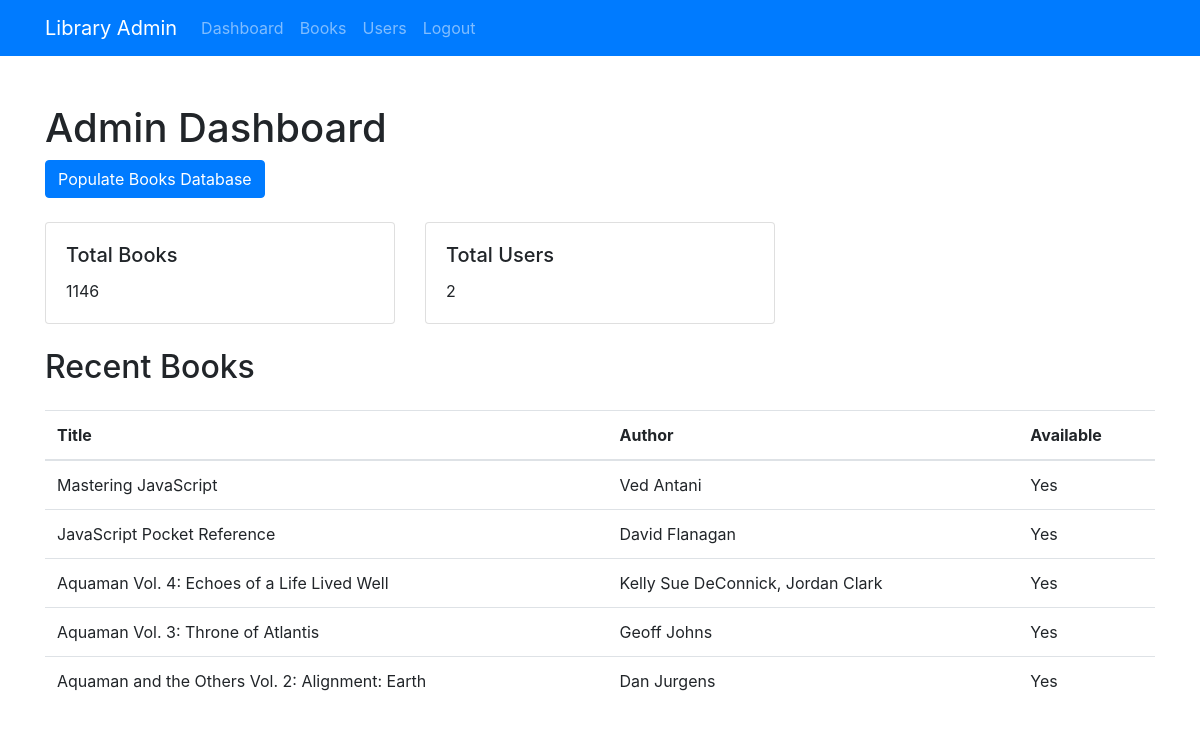
The app's page /admin (signed in), older data.
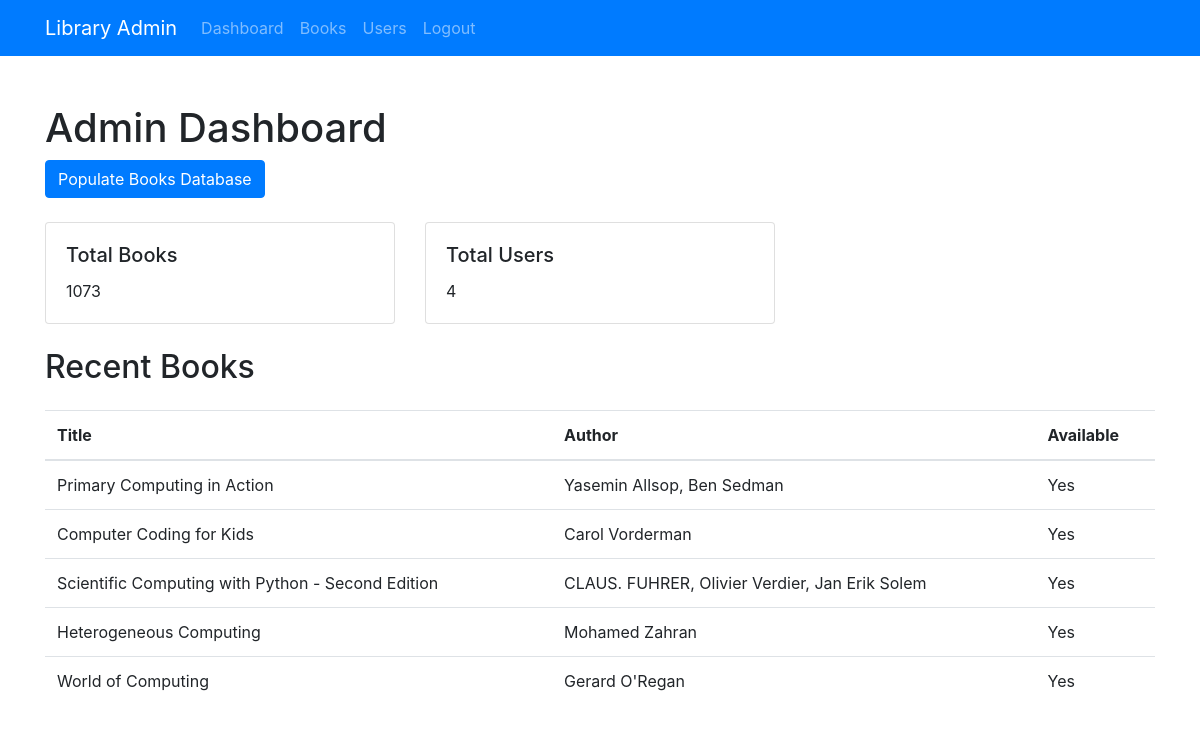
The same page, newer data.
### models.py (models this page shows)
class Book(db.Model):  # Book model representing books in the library
    id = db.Column(db.Integer, primary_key=True)
    google_books_id = db.Column(db.String(50), unique=True, nullable=True)
    title = db.Column(db.String(200), nullable=False)
    author = db.Column(db.String(200), nullable=False)
    description = db.Column(db.Text)
    available = db.Column(db.Boolean, default=True)

### main.py (the view)
@app.route('/admin')
@admin_required
def admin_dashboard():
    total_books = Book.query.count()
    total_users = User.query.count()
    users = User.query.all()
    recent_books = Book.query.order_by(Book.id.desc()).limit(5).all()
    return render_template('admin/dashboard.html',
                           total_books=total_books,
                           total_users=total_users,
                           users=users,
                           recent_books=recent_books)

### main.py (called while the page is built)
def admin_required(f):
    @wraps(f)
    def decorated_function(*args, **kwargs):
        user_id = session.get('user_id')
        if not user_id:
            flash('Please log in first.', 'danger')
            return redirect(url_for('login'))
        user = User.query.get(user_id)
        if not user or not user.is_administrator():
            abort(403)  # Forbidden access
        return f(*args, **kwargs)
    return decorated_function

### models.py (called while the page is built)
    def is_administrator(self):
        return self.is_admin

### templates/admin/dashboard.html (shortened to what this page needs)
<!DOCTYPE html>
<html>
<head>
    <link rel="stylesheet" href="https://stackpath.bootstrapcdn.com/bootstrap/4.5.2/css/bootstrap.min.css">
</head>
<body>
    <nav class="navbar navbar-expand-lg navbar-dark bg-primary">
        <div class="container">
            <a class="navbar-brand" href="{{ url_for('admin_dashboard') }}">Library Admin</a>
            <div class="collapse navbar-collapse" id="navbarNav">
                <ul class="navbar-nav">
                    <li class="nav-item">
                        <a class="nav-link" href="{{ url_for('admin_dashboard') }}">Dashboard</a>
                    </li>
                    <li class="nav-item">
                        <a class="nav-link" href="{{ url_for('admin_books') }}">Books</a>
                    </li>
                    <li class="nav-item">
                        <a class="nav-link" href="{{ url_for('admin_users') }}">Users</a>
                    </li>
                    <li class="nav-item">
                        <a class="nav-link" href="{{ url_for('logout') }}">Logout</a>
                    </li>
                </ul>
            </div>
        </div>
    </nav>
    <div class="container my-5">
        {% block content %}
        <h1>Admin Dashboard</h1>
        <a href="{{ url_for('populate_books') }}" class="btn btn-primary mb-4">Populate Books Database</a>
        <div class="row">
            <div class="col-md-4">
                <div class="card">
                    <div class="card-body">
                        <h5 class="card-title">Total Books</h5>
                        <p class="card-text">{{ total_books }}</p>
                    </div>
                </div>
            </div>
            <div class="col-md-4">
                <div class="card">
                    <div class="card-body">
                        <h5 class="card-title">Total Users</h5>
                        <p class="card-text">{{ total_users }}</p>
                    </div>
                </div>
            </div>
        </div>
        <h2 class="my-4">Recent Books</h2>
        <table class="table">
            <thead>
                <tr>
                    <th>Title</th>
                    <th>Author</th>
                    <th>Available</th>
                </tr>
            </thead>
            <tbody>
                {% for book in recent_books %}
                <tr>
                    <td>{{ book.title }}</td>
                    <td>{{ book.author }}</td>
                    <td>{{ 'Yes' if book.available else 'No' }}</td>
                </tr>
                {% endfor %}
            </tbody>
        </table>
        {% endblock %}
    </div>
</body>
</html>

Row changes from the older to the newer data that the page shows:
no longer on this page (row unchanged): Book: title "Mastering JavaScript", author "Ved Antani", available "Yes"
no longer on this page (row unchanged): Book: title "JavaScript Pocket Reference", author "David Flanagan", available "Yes"
no longer on this page (row unchanged): Book: title "Aquaman Vol. 4: Echoes of a Life Lived Well", author "Kelly Sue DeConnick, Jordan Clark", available "Yes"
no longer on this page (row unchanged): Book: title "Aquaman Vol. 3: Throne of Atlantis", author "Geoff Johns", available "Yes"
no longer on this page (row unchanged): Book: title "Aquaman and the Others Vol. 2: Alignment: Earth", author "Dan Jurgens", available "Yes"
added Book: title "Primary Computing in Action", author "Yasemin Allsop, Ben Sedman", available "Yes"
added Book: title "Computer Coding for Kids", author "Carol Vorderman", available "Yes"
added Book: title "Scientific Computing with Python - Second Edition", author "CLAUS. FUHRER, Olivier Verdier, Jan Erik Solem", available "Yes"
added Book: title "Heterogeneous Computing", author "Mohamed Zahran", available "Yes"
added Book: title "World of Computing", author "Gerard O'Regan", available "Yes"
Text that changed along with them:
{{ total_books }}: "1146" → "1073"
{{ total_users }}: "2" → "4"
